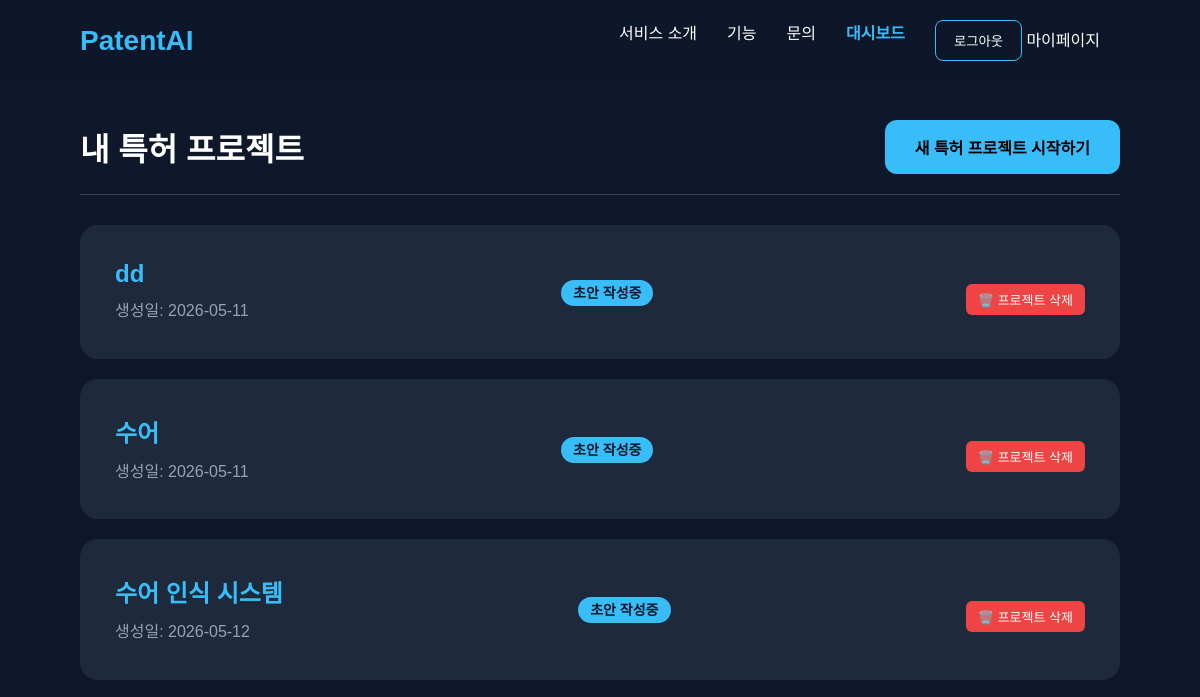
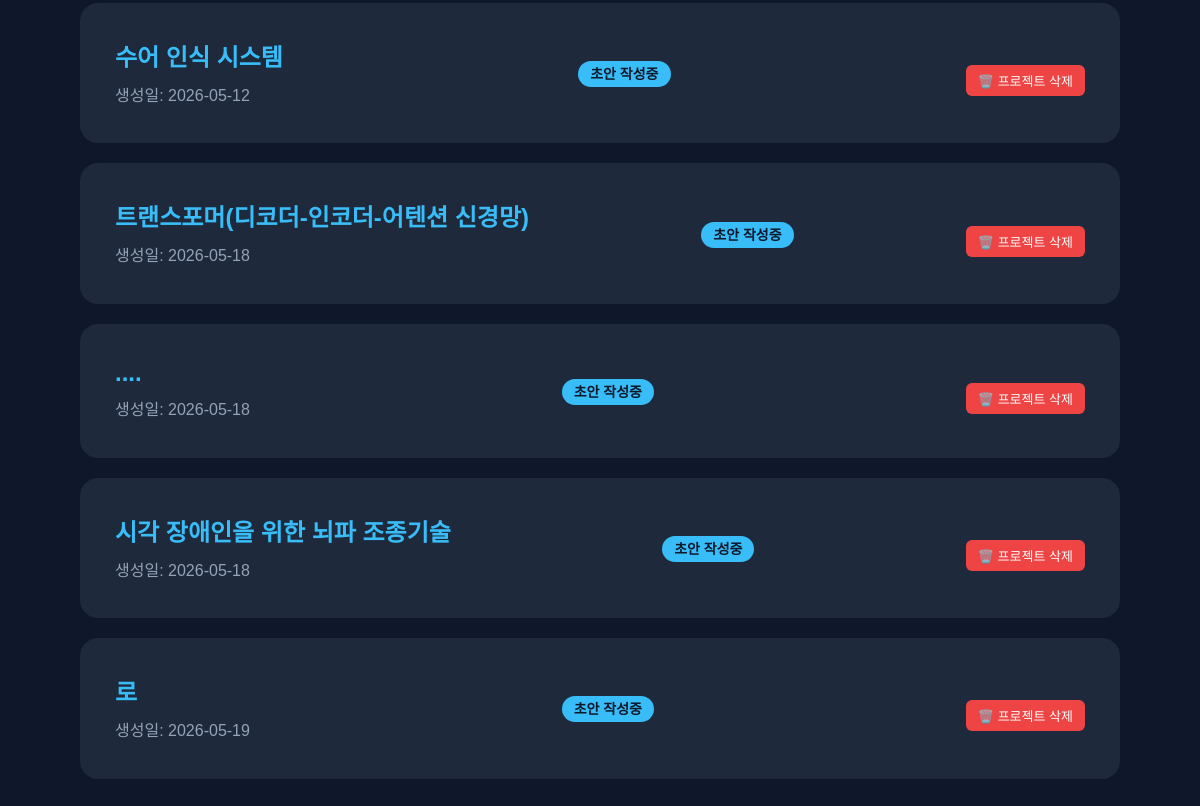
The app's page /workspace/dashboard/ (signed in), older data (2 pictures, top to bottom).
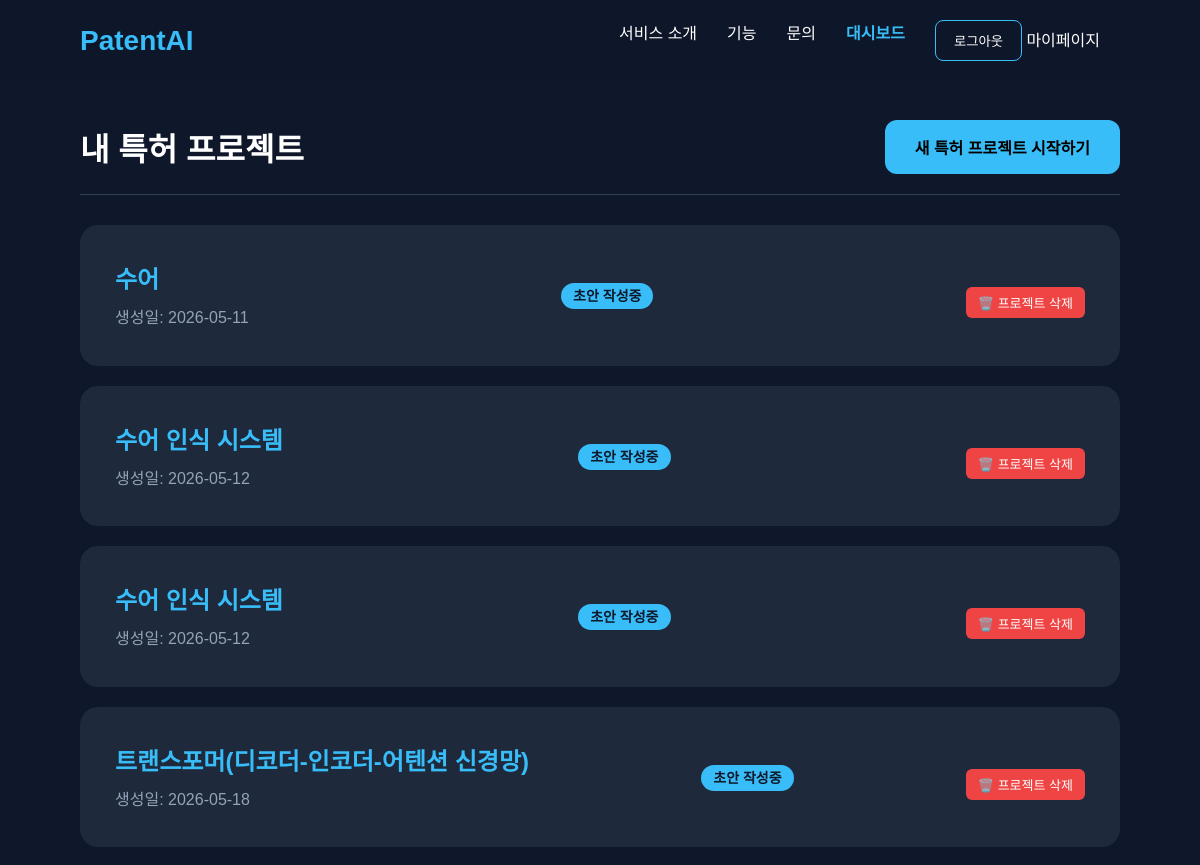
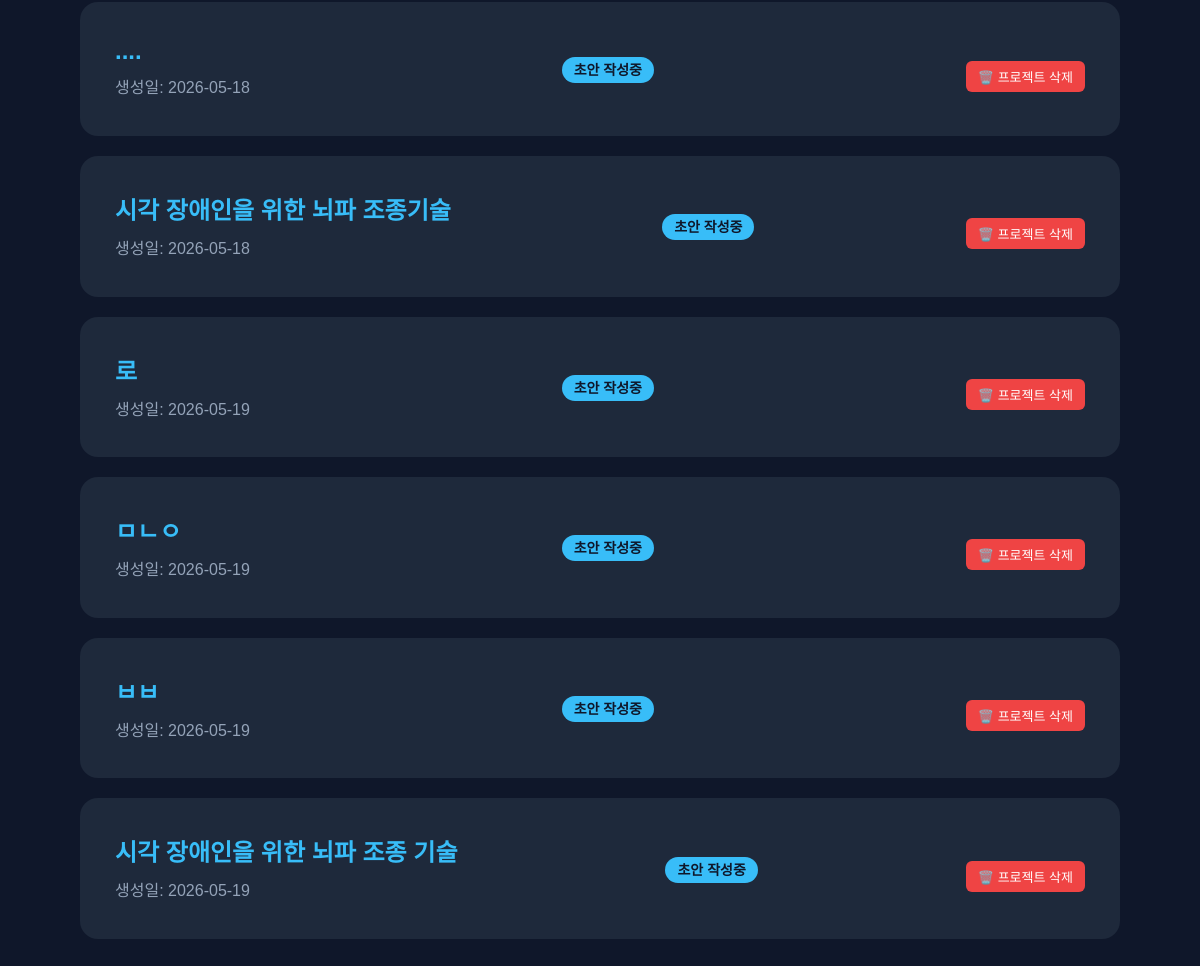
The same page, newer data (2 pictures, top to bottom).
### workspace/models.py (models this page shows)
class PatentProject(models.Model):
    STATUS_CHOICES = (
        ('draft', '초안 작성중'),
        ('agent_processing', 'AI 처리중'),
        ('review', '변리사 검토중'),
        ('done', '완료'),
    )
    title = models.CharField(max_length=200, verbose_name="프로젝트명")
    owner = models.ForeignKey(User, on_delete=models.CASCADE, related_name='projects')
    status = models.CharField(max_length=20, choices=STATUS_CHOICES, default='draft')
    original_data_hash = models.CharField(max_length=64, blank=True, null=True) # 원본 데이터의 해시값을 저장하는 필드 (중복 방지 및 변경 감지용)
    created_at = models.DateTimeField(auto_now_add=True)
    updated_at = models.DateTimeField(auto_now=True)

### workspace/views.py (the view)
# urls.py: path('dashboard/', views.dashboard, name='dashboard'),
@login_required(login_url='/accounts/login/')
def dashboard(request):
    try:
        user_role = request.user.userprofile.role
    except:
        user_role = 'inventor'
    if user_role == 'attorney':
        projects = PatentProject.objects.filter(status='review')
        template_name = 'workspace/attorney_dashboard.html'
    else:
        projects = PatentProject.objects.filter(owner=request.user)
        template_name = 'workspace/inventor_dashboard.html'
    return render(request, template_name, {'projects': projects})

### workspace/templates/workspace/inventor_dashboard.html (shortened to what this page needs)
{% extends "base.html" %}
{% block content %}
<div class="dashboard-container" style="padding: 120px 80px 50px 80px; max-width: 1200px; margin: 0 auto;">
    <div style="display: flex; justify-content: space-between; align-items: center; border-bottom: 1px solid #334155; padding-bottom: 20px; margin-bottom: 30px;">
        <h1 style="margin: 0; font-size: 32px;">내 특허 프로젝트</h1>
        <a href="{% url 'create_project' %}" class="start-btn" style="text-decoration: none; display: inline-block;">새 특허 프로젝트 시작하기</a>
    </div>
    <div class="project-list" style="display: flex; flex-direction: column; gap: 20px;">
        {% for project in projects %}
        <div class="card" style="width: 100%; display: flex; justify-content: space-between; align-items: center;">
            <div>
                <h2 style="margin-bottom: 10px; font-size: 24px;">
                    <a href="{% url 'workstation' project.id %}" style="color: #38bdf8; text-decoration: none;">
                        {{ project.title }}
                    </a>
                </h2>
                <p style="color: #94a3b8;">생성일: {{ project.created_at|date:"Y-m-d" }}</p>
            </div>
            <div>
                <span style="background: #38bdf8; color: #0f172a; padding: 5px 12px; border-radius: 20px; font-weight: bold; font-size: 14px;">
                    {{ project.get_status_display }}
                </span>
            </div>
            <div class="project-actions" style="margin-top: 15px; display: flex; justify-content: flex-end;">
                <form action="{% url 'delete_project' project.id %}" method="POST"
                    onsubmit="return confirm('정말로 이 프로젝트를 삭제하시겠습니까?\n삭제된 데이터와 채팅 내역은 복구할 수 없습니다.');"
                    style="display: inline;">
                    <button type="submit" class="delete-btn"
                            style="background: #ef4444; color: white; border: none; padding: 6px 12px; border-radius: 6px; font-size: 13px; cursor: pointer; transition: background 0.2s;">
                        🗑️ 프로젝트 삭제
                    </button>
                </form>
            </div>
        </div>
        {% empty %}
        <div style="text-align: center; padding: 60px 0; background: #1e293b; border-radius: 18px;">
            <p style="color: #94a3b8; font-size: 18px; margin-bottom: 20px;">아직 진행 중인 프로젝트가 없습니다.</p>
        </div>
        {% endfor %}
    </div>
</div>
{% endblock %}

Row changes from the older to the newer data that the page shows:
removed PatentProject: title "dd", created_at "2026-05-11", status "초안 작성중"
added PatentProject: title "ㅁㄴㅇ", created_at "2026-05-19", status "초안 작성중"
added PatentProject: title "ㅂㅂ", created_at "2026-05-19", status "초안 작성중"
added PatentProject: title "시각 장애인을 위한 뇌파 조종 기술", created_at "2026-05-19", status "초안 작성중"
